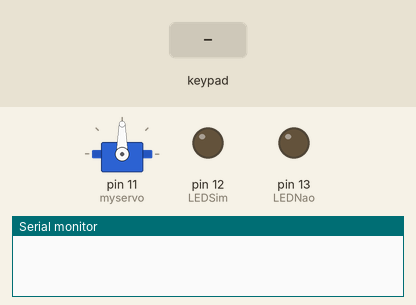
This sketch was run on a simulated Arduino Uno, built with avr-gcc and run on an emulated ATmega328P. Shown: servo, output pins drawn as LEDs (lit = HIGH), the last lines printed to the serial monitor. Inputs (shaded band) come from the test bench.

Above: at 1.2 s.
1.3 s: keypad keys 2 0 2 1 2 0 2 0 # pressed 0.4 s apart
At 4.65 s:
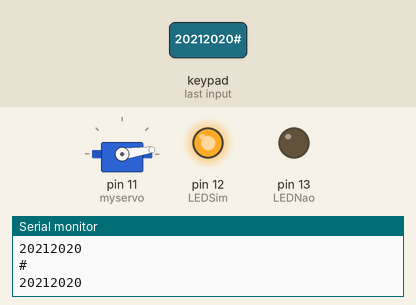
At 5.25 s:
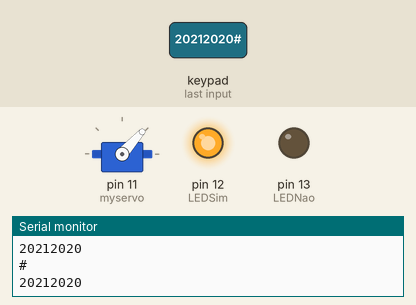
6.9 s: key '#' pressed
At 8.8 s:
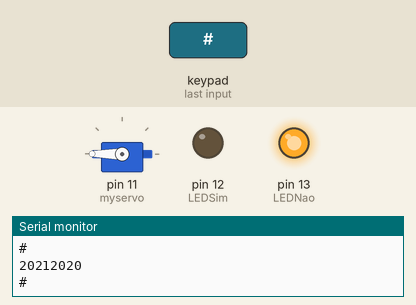
Timing chart, 0 to 11.7 s (numbered marks = the images above; inputs shaded):
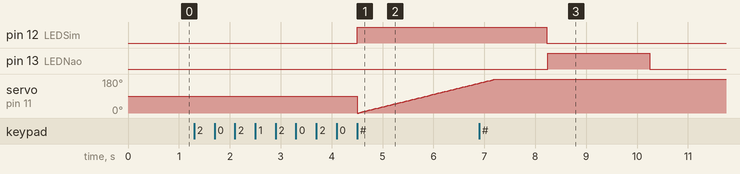

The sketch:

fechadura.ino
```cpp
/*
*  Fechadura
*  Código Arduino para simular uma fechadura eletrônica
*  para isso são utilizados um teclado numérico, 2 leds e um motor servo
*  Autor: Prof. Wender Firmino - wender@unesc.net
*/

#include <Keypad.h>
#include <Servo.h>

//Declaração das estruturas necessárias para
//manipular o teclado numérico
const byte ROWS = 4;
const byte COLS = 3;
char keys[ROWS] [COLS] = {
	{'1', '2', '3'},
	{'4', '5', '6'},
	{'7', '8', '9'},
	{'*', '0', '#'}
};
byte rowPins[ROWS] = {2, 3, 4, 5};
byte colPins[COLS] = {8, 7, 6};

//cria uma instância do objeto Keypad
Keypad keypad = Keypad(makeKeymap(keys), rowPins, colPins, ROWS, COLS);

//cria uma instância do objeto Servo
Servo myservo;

//Leds que acenderão se a senha
//for válida ou inválida
int LEDSim = 12;
int LEDNao = 13;

const String senha = "20212020";
String readData = "";

int pos = 0;

void setup(){
	myservo.attach(11);
	Serial.begin(9600);

	pinMode(LEDSim, OUTPUT);
	pinMode(LEDNao, OUTPUT);

}

void loop(){
	char key = keypad.getKey();

	if (key != NO_KEY) {
		if (key != '#'){
			switch (key){
				case '*':
					readData = "";
					break;
				default:
					readData += key;
					break;
			}
		}
		Serial.println(key);
		Serial.println(readData);
	}

	if (key == '#')
	{
		if (readData == senha){

			digitalWrite(LEDSim, HIGH);

			for (pos = 0; pos <= 180; pos +=1){
				myservo.write(pos);
				delay(15);
			}
			LimpaSenha();
		}
		else{
		    digitalWrite(LEDNao, HIGH);
			delay(1000);
			LimpaSenha();
			Serial.println("Senha errada");
		}
	}
}

void LimpaSenha(){
	delay(1000);
	readData = "";
	digitalWrite(LEDSim, LOW);
	digitalWrite(LEDNao, LOW);
}
```

Measured:
- after the input at 1.3 s, pin 12 (LEDSim): LOW → HIGH after 3.2 s
- after the input at 6.9 s, pin 13 (LEDNao): LOW → HIGH after 1.3 s, → LOW 2.0 s later
